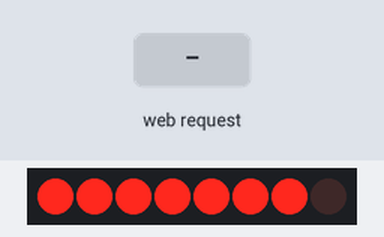
This sketch was run on a simulated ESP8266 (NodeMCU). Shown: 8 shift-register outputs drawn as a row of LEDs (first output left, lit = HIGH). Wiring (inferred from the names in the program): shift register (74HC595): data GPIO 13; shift clock GPIO 15; latch GPIO 2. Wiring (inferred from the signals the program sends): row of LEDs: on Q0, Q1, Q2, Q3, Q4, Q5, Q6, Q7. Inputs (shaded band) come from the test bench. WiFi joins after 1.5 s; servers stay silent unless stated; what the sketch prints to the serial monitor is not drawn.

Above: at 0.09 s.
2.8 s: HTTP request GET / received
At 3.6 s:
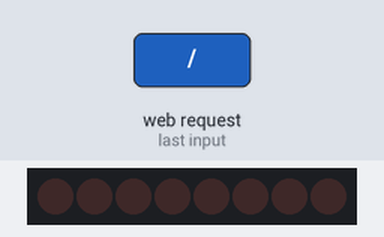
Timing chart, 0 to 5.8 s (numbered marks = the images above; inputs shaded):
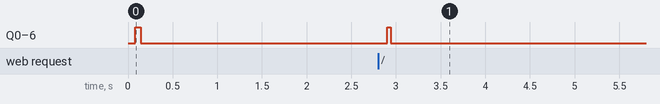

Measured:
- after the input at 2.8 s, Q0–6: LOW → HIGH after 0.10 s, → LOW 0.04 s later

The sketch:

Text.ino
```cpp
#include <ESP8266WiFi.h>
#include <WiFiClient.h>
#include <ESP8266WebServer.h>
#include <ESP8266mDNS.h>

const char* ssid = ".....";
const char* password = ".....";

ESP8266WebServer server(80);

const int led = 13;

#define PIN_SCE   2  //D4
#define PIN_RESET 14 //D5
#define PIN_DC    12 //D6
#define PIN_SDIN  13 //D7
#define PIN_SCLK  15 //D8

#define LCD_C     LOW
#define LCD_D     HIGH

#define LCD_X     84
#define LCD_Y     48

static const byte ASCII[][5] =
{
 {0x00, 0x00, 0x00, 0x00, 0x00} // 20
,{0x00, 0x00, 0x5f, 0x00, 0x00} // 21 !
,{0x00, 0x07, 0x00, 0x07, 0x00} // 22 "
,{0x14, 0x7f, 0x14, 0x7f, 0x14} // 23 #
,{0x24, 0x2a, 0x7f, 0x2a, 0x12} // 24 $
,{0x23, 0x13, 0x08, 0x64, 0x62} // 25 %
,{0x36, 0x49, 0x55, 0x22, 0x50} // 26 &
,{0x00, 0x05, 0x03, 0x00, 0x00} // 27 '
,{0x00, 0x1c, 0x22, 0x41, 0x00} // 28 (
,{0x00, 0x41, 0x22, 0x1c, 0x00} // 29 )
,{0x14, 0x08, 0x3e, 0x08, 0x14} // 2a *
,{0x08, 0x08, 0x3e, 0x08, 0x08} // 2b +
,{0x00, 0x50, 0x30, 0x00, 0x00} // 2c ,
,{0x08, 0x08, 0x08, 0x08, 0x08} // 2d -
,{0x00, 0x60, 0x60, 0x00, 0x00} // 2e .
,{0x20, 0x10, 0x08, 0x04, 0x02} // 2f /
,{0x3e, 0x51, 0x49, 0x45, 0x3e} // 30 0
,{0x00, 0x42, 0x7f, 0x40, 0x00} // 31 1
,{0x42, 0x61, 0x51, 0x49, 0x46} // 32 2
,{0x21, 0x41, 0x45, 0x4b, 0x31} // 33 3
,{0x18, 0x14, 0x12, 0x7f, 0x10} // 34 4
,{0x27, 0x45, 0x45, 0x45, 0x39} // 35 5
,{0x3c, 0x4a, 0x49, 0x49, 0x30} // 36 6
,{0x01, 0x71, 0x09, 0x05, 0x03} // 37 7
,{0x36, 0x49, 0x49, 0x49, 0x36} // 38 8
,{0x06, 0x49, 0x49, 0x29, 0x1e} // 39 9
,{0x00, 0x36, 0x36, 0x00, 0x00} // 3a :
,{0x00, 0x56, 0x36, 0x00, 0x00} // 3b ;
,{0x08, 0x14, 0x22, 0x41, 0x00} // 3c <
,{0x14, 0x14, 0x14, 0x14, 0x14} // 3d =
,{0x00, 0x41, 0x22, 0x14, 0x08} // 3e >
,{0x02, 0x01, 0x51, 0x09, 0x06} // 3f ?
,{0x32, 0x49, 0x79, 0x41, 0x3e} // 40 @
,{0x7e, 0x11, 0x11, 0x11, 0x7e} // 41 A
,{0x7f, 0x49, 0x49, 0x49, 0x36} // 42 B
,{0x3e, 0x41, 0x41, 0x41, 0x22} // 43 C
,{0x7f, 0x41, 0x41, 0x22, 0x1c} // 44 D
,{0x7f, 0x49, 0x49, 0x49, 0x41} // 45 E
,{0x7f, 0x09, 0x09, 0x09, 0x01} // 46 F
,{0x3e, 0x41, 0x49, 0x49, 0x7a} // 47 G
,{0x7f, 0x08, 0x08, 0x08, 0x7f} // 48 H
,{0x00, 0x41, 0x7f, 0x41, 0x00} // 49 I
,{0x20, 0x40, 0x41, 0x3f, 0x01} // 4a J
,{0x7f, 0x08, 0x14, 0x22, 0x41} // 4b K
,{0x7f, 0x40, 0x40, 0x40, 0x40} // 4c L
,{0x7f, 0x02, 0x0c, 0x02, 0x7f} // 4d M
,{0x7f, 0x04, 0x08, 0x10, 0x7f} // 4e N
,{0x3e, 0x41, 0x41, 0x41, 0x3e} // 4f O
,{0x7f, 0x09, 0x09, 0x09, 0x06} // 50 P
,{0x3e, 0x41, 0x51, 0x21, 0x5e} // 51 Q
,{0x7f, 0x09, 0x19, 0x29, 0x46} // 52 R
,{0x46, 0x49, 0x49, 0x49, 0x31} // 53 S
,{0x01, 0x01, 0x7f, 0x01, 0x01} // 54 T
,{0x3f, 0x40, 0x40, 0x40, 0x3f} // 55 U
,{0x1f, 0x20, 0x40, 0x20, 0x1f} // 56 V
,{0x3f, 0x40, 0x38, 0x40, 0x3f} // 57 W
,{0x63, 0x14, 0x08, 0x14, 0x63} // 58 X
,{0x07, 0x08, 0x70, 0x08, 0x07} // 59 Y
,{0x61, 0x51, 0x49, 0x45, 0x43} // 5a Z
,{0x00, 0x7f, 0x41, 0x41, 0x00} // 5b [
,{0x02, 0x04, 0x08, 0x10, 0x20} // 5c ¥
,{0x00, 0x41, 0x41, 0x7f, 0x00} // 5d ]
,{0x04, 0x02, 0x01, 0x02, 0x04} // 5e ^
,{0x40, 0x40, 0x40, 0x40, 0x40} // 5f _
,{0x00, 0x01, 0x02, 0x04, 0x00} // 60 `
,{0x20, 0x54, 0x54, 0x54, 0x78} // 61 a
,{0x7f, 0x48, 0x44, 0x44, 0x38} // 62 b
,{0x38, 0x44, 0x44, 0x44, 0x20} // 63 c
,{0x38, 0x44, 0x44, 0x48, 0x7f} // 64 d
,{0x38, 0x54, 0x54, 0x54, 0x18} // 65 e
,{0x08, 0x7e, 0x09, 0x01, 0x02} // 66 f
,{0x0c, 0x52, 0x52, 0x52, 0x3e} // 67 g
,{0x7f, 0x08, 0x04, 0x04, 0x78} // 68 h
,{0x00, 0x44, 0x7d, 0x40, 0x00} // 69 i
,{0x20, 0x40, 0x44, 0x3d, 0x00} // 6a j
,{0x7f, 0x10, 0x28, 0x44, 0x00} // 6b k
,{0x00, 0x41, 0x7f, 0x40, 0x00} // 6c l
,{0x7c, 0x04, 0x18, 0x04, 0x78} // 6d m
,{0x7c, 0x08, 0x04, 0x04, 0x78} // 6e n
,{0x38, 0x44, 0x44, 0x44, 0x38} // 6f o
,{0x7c, 0x14, 0x14, 0x14, 0x08} // 70 p
,{0x08, 0x14, 0x14, 0x18, 0x7c} // 71 q
,{0x7c, 0x08, 0x04, 0x04, 0x08} // 72 r
,{0x48, 0x54, 0x54, 0x54, 0x20} // 73 s
,{0x04, 0x3f, 0x44, 0x40, 0x20} // 74 t
,{0x3c, 0x40, 0x40, 0x20, 0x7c} // 75 u
,{0x1c, 0x20, 0x40, 0x20, 0x1c} // 76 v
,{0x3c, 0x40, 0x30, 0x40, 0x3c} // 77 w
,{0x44, 0x28, 0x10, 0x28, 0x44} // 78 x
,{0x0c, 0x50, 0x50, 0x50, 0x3c} // 79 y
,{0x44, 0x64, 0x54, 0x4c, 0x44} // 7a z
,{0x00, 0x08, 0x36, 0x41, 0x00} // 7b {
,{0x00, 0x00, 0x7f, 0x00, 0x00} // 7c |
,{0x00, 0x41, 0x36, 0x08, 0x00} // 7d }
,{0x10, 0x08, 0x08, 0x10, 0x08} // 7e ←
,{0x78, 0x46, 0x41, 0x46, 0x78} // 7f →
};

void handleRoot() {
  digitalWrite(led, 1);
  LcdClear();
  gotoXY(0,0);

  if (server.args() > 0 ) {
    for ( uint8_t i = 0; i < server.args(); i++ ) {
      if (server.argName(i) == "msg") {
        server.send(200, "text/plain", server.arg(i));

        char* msg = "test";
        LcdString(msg);
      }
    }
  }else{
    server.send(200, "text/plain", "http://filmsbykris.com");
    LcdString("http://filmsbykris.com");
  }

  digitalWrite(led, 0);
}

void handleNotFound(){
  digitalWrite(led, 1);
  String message = "File Not Found\n\n";
  message += "URI: ";
  message += server.uri();
  message += "\nMethod: ";
  message += (server.method() == HTTP_GET)?"GET":"POST";
  message += "\nArguments: ";
  message += server.args();
  message += "\n";
  for (uint8_t i=0; i<server.args(); i++){
    message += " " + server.argName(i) + ": " + server.arg(i) + "\n";
  }
  server.send(404, "text/plain", message);
  digitalWrite(led, 0);
}

void LcdCharacter(char character)
{
  LcdWrite(LCD_D, 0x00);
  for (int index = 0; index < 5; index++)
  {
    LcdWrite(LCD_D, ASCII[character - 0x20][index]);
  }
  LcdWrite(LCD_D, 0x00);
}

void LcdClear(void)
{
  for (int index = 0; index < LCD_X * LCD_Y / 8; index++)
  {
    LcdWrite(LCD_D, 0x00);
  }
}

void LcdInitialise(void)
{
  pinMode(PIN_SCE, OUTPUT);
  pinMode(PIN_RESET, OUTPUT);
  pinMode(PIN_DC, OUTPUT);
  pinMode(PIN_SDIN, OUTPUT);
  pinMode(PIN_SCLK, OUTPUT);
  digitalWrite(PIN_RESET, LOW);
  digitalWrite(PIN_RESET, HIGH);
  LcdWrite(LCD_C, 0x21 );  // LCD Extended Commands.
  LcdWrite(LCD_C, 0xB1 );  // Set LCD Vop (Contrast).
  LcdWrite(LCD_C, 0x04 );  // Set Temp coefficent. //0x04
  LcdWrite(LCD_C, 0x14 );  // LCD bias mode 1:48. //0x13
  LcdWrite(LCD_C, 0x0C );  // LCD in normal mode.
  LcdWrite(LCD_C, 0x20 );
  LcdWrite(LCD_C, 0x0C );
}

void LcdString(char *characters)
{
  while (*characters)
  {
    LcdCharacter(*characters++);
  }
}
void gotoXY(int x, int y)
{
  LcdWrite( 0, 0x80 | x);  // Column.
  LcdWrite( 0, 0x40 | y);  // Row.

}
void LcdWrite(byte dc, byte data)
{
  digitalWrite(PIN_DC, dc);
  digitalWrite(PIN_SCE, LOW);
  shiftOut(PIN_SDIN, PIN_SCLK, MSBFIRST, data);
  digitalWrite(PIN_SCE, HIGH);
}

void LcdBitmap(char my_array[]){
  for (int index = 0 ; index < (LCD_X * LCD_Y / 8) ; index++)
    LcdWrite(LCD_D, my_array[index]);
}

void setup(void)
{
  //LCD Stuff
  LcdInitialise();
  LcdClear();
  gotoXY(0,0);

  LcdString("Films By");
  gotoXY(0,1);
  LcdString("Kris");
  gotoXY(0,3);
  LcdString("Believe");
  gotoXY(0,4);
  LcdString("in Freedom");

  //webstuff
  pinMode(led, OUTPUT);
  digitalWrite(led, 0);
  Serial.begin(115200);
  WiFi.begin(ssid, password);
  Serial.println("");

  // Wait for connection
  while (WiFi.status() != WL_CONNECTED) {
    delay(500);
    Serial.print(".");
  }
  Serial.println("");
  Serial.print("Connected to ");
  Serial.println(ssid);
  Serial.print("IP address: ");
  Serial.println(WiFi.localIP());

  if (MDNS.begin("esp8266")) {
    Serial.println("MDNS responder started");
  }

  server.on("/", handleRoot);

  server.onNotFound(handleNotFound);

  server.begin();
  Serial.println("HTTP server started");
}

void loop(void)
{
  server.handleClient();
}
```
